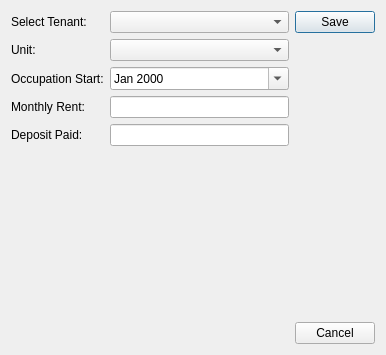
<?xml version="1.0" encoding="UTF-8"?>
<ui version="4.0">
 <class>AssignUnitToTenantDialog</class>
 <widget class="QDialog" name="AssignUnitToTenantDialog">
  <property name="geometry">
   <rect>
    <x>0</x>
    <y>0</y>
    <width>386</width>
    <height>355</height>
   </rect>
  </property>
  <property name="windowTitle">
   <string>Assign Unit to Tenant</string>
  </property>
  <layout class="QHBoxLayout" name="horizontalLayout">
   <item>
    <layout class="QGridLayout" name="gridLayout">
     <item row="1" column="0">
      <widget class="QLabel" name="label_2">
       <property name="text">
        <string>Unit:</string>
       </property>
      </widget>
     </item>
     <item row="1" column="1">
      <widget class="QComboBox" name="cboUnit"/>
     </item>
     <item row="2" column="0">
      <widget class="QLabel" name="label_3">
       <property name="text">
        <string>Occupation Start:</string>
       </property>
      </widget>
     </item>
     <item row="2" column="1">
      <widget class="QDateEdit" name="dtpStartDate">
       <property name="displayFormat">
        <string>MMM yyyy</string>
       </property>
       <property name="calendarPopup">
        <bool>true</bool>
       </property>
      </widget>
     </item>
     <item row="3" column="0">
      <widget class="QLabel" name="label_4">
       <property name="text">
        <string>Monthly Rent:</string>
       </property>
      </widget>
     </item>
     <item row="3" column="1">
      <widget class="QLineEdit" name="txtMonthlyRent"/>
     </item>
     <item row="4" column="0">
      <widget class="QLabel" name="label_5">
       <property name="text">
        <string>Deposit Paid:</string>
       </property>
      </widget>
     </item>
     <item row="4" column="1">
      <widget class="QLineEdit" name="txtDepositPaid"/>
     </item>
     <item row="0" column="0">
      <widget class="QLabel" name="label">
       <property name="text">
        <string>Select Tenant:</string>
       </property>
      </widget>
     </item>
     <item row="0" column="1">
      <widget class="QComboBox" name="cboTenant"/>
     </item>
     <item row="5" column="1">
      <spacer name="verticalSpacer_2">
       <property name="orientation">
        <enum>Qt::Vertical</enum>
       </property>
       <property name="sizeHint" stdset="0">
        <size>
         <width>20</width>
         <height>40</height>
        </size>
       </property>
      </spacer>
     </item>
    </layout>
   </item>
   <item>
    <layout class="QVBoxLayout" name="verticalLayout">
     <item>
      <widget class="QPushButton" name="cmdSave">
       <property name="text">
        <string>Save</string>
       </property>
      </widget>
     </item>
     <item>
      <spacer name="verticalSpacer">
       <property name="orientation">
        <enum>Qt::Vertical</enum>
       </property>
       <property name="sizeHint" stdset="0">
        <size>
         <width>20</width>
         <height>40</height>
        </size>
       </property>
      </spacer>
     </item>
     <item>
      <widget class="QPushButton" name="pushButton_2">
       <property name="text">
        <string>Cancel</string>
       </property>
      </widget>
     </item>
    </layout>
   </item>
  </layout>
 </widget>
 <resources/>
 <connections>
  <connection>
   <sender>pushButton_2</sender>
   <signal>clicked()</signal>
   <receiver>AssignUnitToTenantDialog</receiver>
   <slot>reject()</slot>
   <hints>
    <hint type="sourcelabel">
     <x>330</x>
     <y>318</y>
    </hint>
    <hint type="destinationlabel">
     <x>313</x>
     <y>283</y>
    </hint>
   </hints>
  </connection>
 </connections>
</ui>
